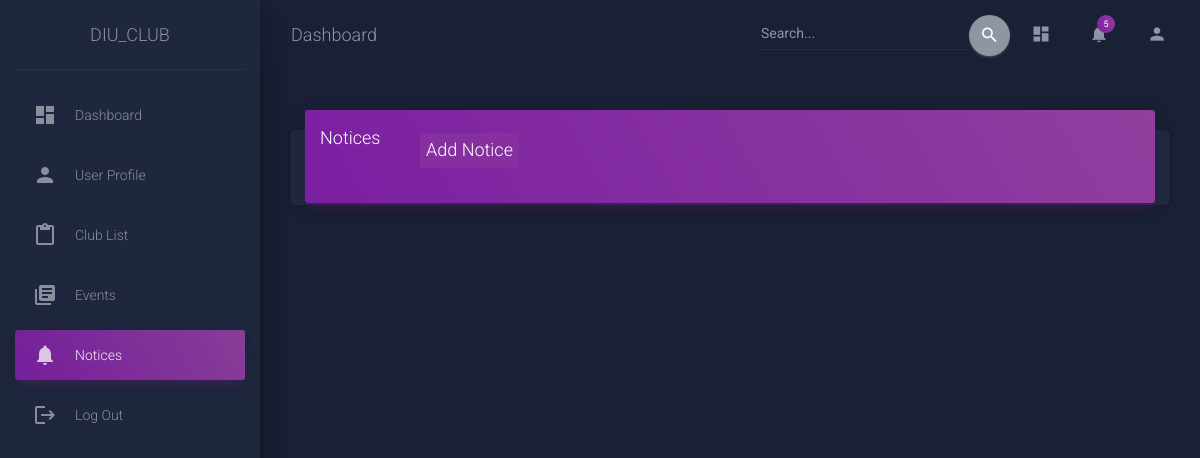
The page /notice (signed in) on the database as committed earlier.
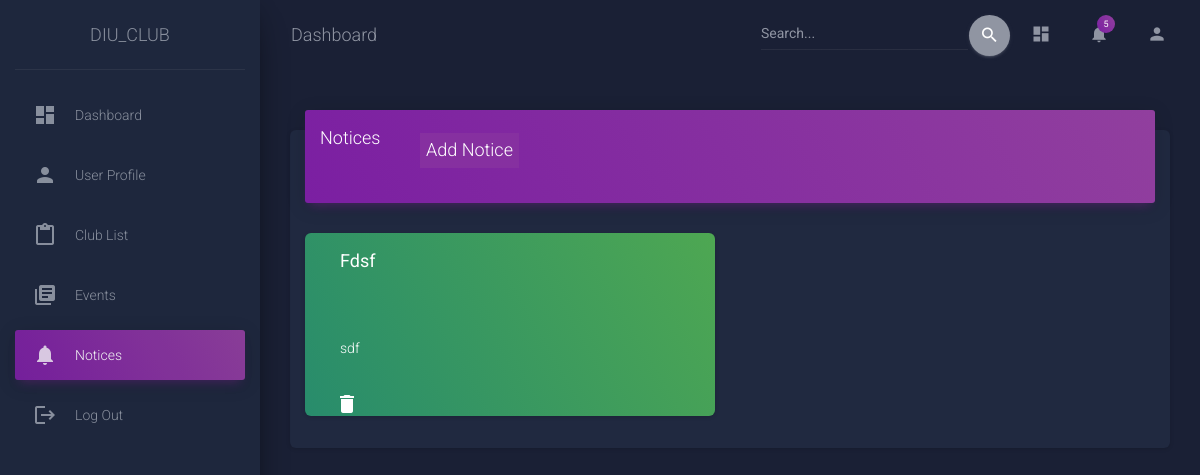
The same page on the database as committed later.
### Dashboard/models.py (models this page shows, shortened)
class Notice(models.Model):
    title = models.CharField(max_length=50)
    description = models.CharField(max_length=500)

### Dashboard/views.py (the view)
# urls.py: path('notice',views.notice,name='notice'),
@login_required
def notice(request):
    if request.method == 'POST':
        form = NoticeForm(request.POST)
        if form.is_valid():
            form.save()
            return redirect('notice')
        else:
            return render(request,'dashboard/notice.html',{"form":form})
    else:
        form_data = Notice.objects.all()
        form = NoticeForm()
        return render(request, 'dashboard/notice.html',{"form":form,"form_data":form_data})

### Dashboard/forms.py
class NoticeForm(forms.ModelForm):
    class Meta:
        model = Notice
        fields = ['title','description']
        widgets ={
            'title': forms.TextInput(attrs={'class': 'form-control'}),
            'description': forms.TextInput(attrs={'class': 'form-control'}),
        }

### templates/dashboard/notice.html (shortened to what this page needs)
{% extends "sidebar/main.html" %}
{% block content %}
         <div class="wrapper">
            <div class="sidebar" data-color="purple" data-background-color="black" data-image="css/assets/img/sidebar-2.jpg">
               <div class="logo"><a href="http://www.creative-tim.com" class="simple-text logo-normal">
                  DIU_CLUB
                  </a>
               </div>
               {% include 'sidebar/navbar.html' %}
               <div class="content">
                  <div class="container-fluid">
                    <div class="row">
                      <div class="col-md-12">
                        <div class="card">
                          <div class="card-header card-header-primary">
                            <h4 class="card-title ">Notices</h4>
                            {% if "admin" in user.username %}
                              <button  type="button" class="btnnnn" data-toggle="modal" data-target="#exampleModal">
                                 <h4 class="middle">Add Notice</h4>
                              </button>
                            {% endif %}
                          </div>
                          <div class="container">
                            <div class="row">
                              {% for things in form_data %}
                                <div class="col-6">
                                  <div class="card text-white bg-success col-12">
                                      <h4 class="card-body text-white"><strong> {{ things.title|title }} </strong></h4><br>
                                      <p class="card-body text-white"> {{ things.description }}</p>
                                      {% if "admin" in user.username %}
                                       <a class="col-1" href="{% url 'delete' things.id %}">
                                          <i class="material-icons">delete</i>
                                       </a>
                                       {% endif %}
                                  </div>
                                </div>
                              {% endfor %}
                            </div>
                          </div>
                        <div class="col-md-12">
                           <div class="row">
                              <div class="col-lg-8 col-md-10 ml-auto mr-auto">
                              </div>
                           </div>
                        </div>
                        <div class="row">
                           <div class="col-lg-8 col-md-10 ml-auto mr-auto">
                           </div>
                        </div>
                     </div>
                  </div>
               </div>
            </div>
         </div>
{% endblock %}

Rows that differ between the two databases and show on the page:
added Notice: title "Fdsf", description "sdf"
